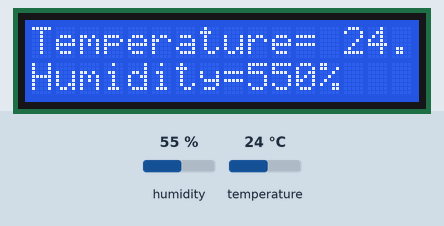
Recording of a sketch running on a simulated Arduino Uno, built with avr-gcc and run on an emulated ATmega328P. On the bench: 16×2 character LCD. The test bench sets the inputs (shaded band); at power-on: temperature 24 °C, humidity 55 %.

Above: at 2.6 s.
2.7 s: temperature set to 29 °C
At 4.8 s:
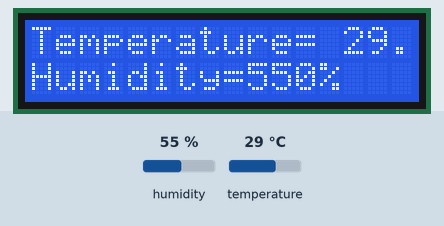
5.7 s: temperature set to 32 °C
At 7.5 s:
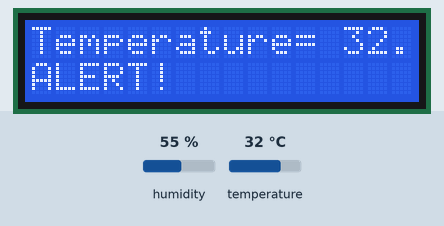
8.7 s: temperature set to 12 °C
At 11.4 s:
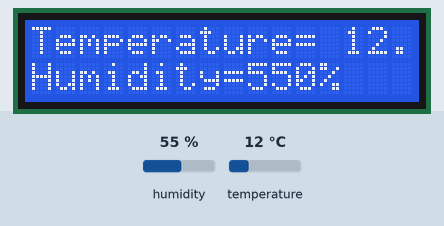
11.7 s: humidity set to 22 %
At 13.0 s:
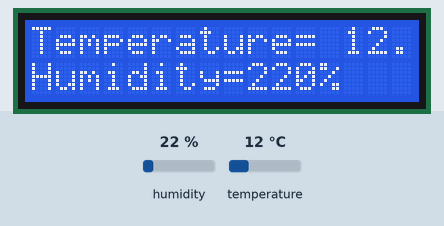
Timing chart, 0 to 14.7 s (numbered marks = the images above; inputs shaded):
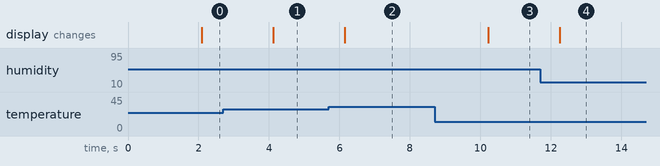

Measured:
- the behaviour switches between 30 and 31 °C on temperature (found by bisection; images 1 and 2)
- after the input at 2.7 s, the display: changes after 1.4 s (image 1)
- after the input at 5.7 s, the display: changes after 0.46 s (image 2)
- after the input at 8.7 s, the display: changes after 1.5 s (image 3)
- after the input at 11.7 s, the display: changes after 0.55 s (image 4)

The sketch:

Assignment_1.ino
```cpp
#include <LiquidCrystal.h>
#include "DHT.h"

#define DHTPIN 8            // DHT11 data pin is connected to Arduino pin 8
#define DHTTYPE DHT11       // DHT11 sensor is used

DHT dht(DHTPIN, DHTTYPE);   // Initialize DHT library
LiquidCrystal lcd(7, 6, 5, 4, 3, 2);

char temperature[] = "Temperature= 0.0 C";
char humidity[] = "Humidity= 00%";

const float temperatureThreshold = 30.0;

void setup() {
  lcd.begin(16, 2);
  dht.begin();
  lcd.print("Reading Data...");
}

void loop() {
  delay(2000);
  float tempC = dht.readTemperature();
  float humidityValue = dht.readHumidity();

  if (isnan(tempC) || isnan(humidityValue)) {
    lcd.clear();
    lcd.setCursor(0, 0);
    lcd.print("Error reading data");
    delay(2000);
    lcd.clear();
    lcd.print("Reading Data...");
    return;
  }


  dtostrf(tempC, 4, 1, temperature + 13);


  int hum = (int)humidityValue;
  humidity[9] = '0' + hum / 10;
  humidity[10] = '0' + hum % 10;

  lcd.clear();
  lcd.setCursor(0, 0);
  lcd.print(temperature);
  lcd.setCursor(0, 1);
  lcd.print(humidity);


  if (tempC > temperatureThreshold) {
    lcd.setCursor(0, 1);
    lcd.print("ALERT!           ");
  }
}
```
